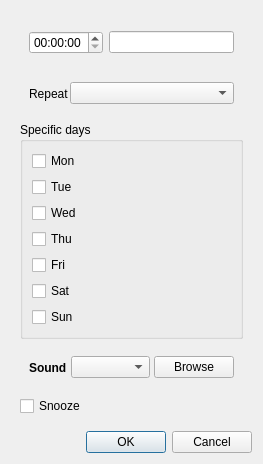
<?xml version="1.0" encoding="UTF-8"?>
<ui version="4.0">
 <class>AlarmSettingsDialog</class>
 <widget class="QDialog" name="AlarmSettingsDialog">
  <property name="geometry">
   <rect>
    <x>0</x>
    <y>0</y>
    <width>263</width>
    <height>464</height>
   </rect>
  </property>
  <property name="windowTitle">
   <string>Dialog</string>
  </property>
  <layout class="QVBoxLayout" name="verticalLayout_3">
   <item>
    <widget class="QWidget" name="widget_4" native="true">
     <layout class="QVBoxLayout" name="verticalLayout_2">
      <item>
       <widget class="QWidget" name="widget" native="true">
        <layout class="QHBoxLayout" name="horizontalLayout">
         <item>
          <widget class="QTimeEdit" name="timeEdit"/>
         </item>
         <item>
          <widget class="QLineEdit" name="lineLabel"/>
         </item>
        </layout>
       </widget>
      </item>
      <item>
       <widget class="QWidget" name="widget_2" native="true">
        <layout class="QHBoxLayout" name="horizontalLayout_2" stretch="0,10">
         <property name="spacing">
          <number>1</number>
         </property>
         <item>
          <widget class="QLabel" name="label">
           <property name="text">
            <string>Repeat</string>
           </property>
          </widget>
         </item>
         <item>
          <widget class="QComboBox" name="comboRepeat"/>
         </item>
        </layout>
       </widget>
      </item>
      <item>
       <widget class="QGroupBox" name="groupDays">
        <property name="font">
         <font>
          <bold>false</bold>
         </font>
        </property>
        <property name="title">
         <string>Specific days</string>
        </property>
        <layout class="QVBoxLayout" name="verticalLayout">
         <item>
          <widget class="QCheckBox" name="chkMon">
           <property name="text">
            <string>Mon</string>
           </property>
          </widget>
         </item>
         <item>
          <widget class="QCheckBox" name="chkTue">
           <property name="text">
            <string>Tue</string>
           </property>
          </widget>
         </item>
         <item>
          <widget class="QCheckBox" name="chkWed">
           <property name="text">
            <string>Wed</string>
           </property>
          </widget>
         </item>
         <item>
          <widget class="QCheckBox" name="chkThu">
           <property name="text">
            <string>Thu</string>
           </property>
          </widget>
         </item>
         <item>
          <widget class="QCheckBox" name="chkFri">
           <property name="text">
            <string>Fri</string>
           </property>
          </widget>
         </item>
         <item>
          <widget class="QCheckBox" name="chkSat">
           <property name="text">
            <string>Sat</string>
           </property>
          </widget>
         </item>
         <item>
          <widget class="QCheckBox" name="chkSun">
           <property name="text">
            <string>Sun</string>
           </property>
          </widget>
         </item>
        </layout>
       </widget>
      </item>
      <item>
       <widget class="QWidget" name="widget_3" native="true">
        <layout class="QHBoxLayout" name="horizontalLayout_3" stretch="0,1,1">
         <property name="spacing">
          <number>4</number>
         </property>
         <item>
          <widget class="QLabel" name="label_2">
           <property name="font">
            <font>
             <bold>true</bold>
            </font>
           </property>
           <property name="text">
            <string>Sound</string>
           </property>
          </widget>
         </item>
         <item>
          <widget class="QComboBox" name="comboSound"/>
         </item>
         <item>
          <widget class="QPushButton" name="btnBrowseSound">
           <property name="text">
            <string>Browse</string>
           </property>
          </widget>
         </item>
        </layout>
       </widget>
      </item>
      <item>
       <widget class="QCheckBox" name="checkSnooze">
        <property name="text">
         <string>Snooze</string>
        </property>
       </widget>
      </item>
     </layout>
    </widget>
   </item>
   <item>
    <widget class="QDialogButtonBox" name="buttonBox">
     <property name="standardButtons">
      <set>QDialogButtonBox::StandardButton::Cancel|QDialogButtonBox::StandardButton::Ok</set>
     </property>
    </widget>
   </item>
  </layout>
 </widget>
 <resources/>
 <connections/>
</ui>
